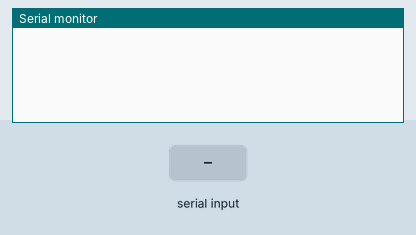
This sketch was run on a simulated ESP32. On the bench: the last lines printed to the serial monitor. The test bench sets the inputs (shaded band). WiFi joins after 1.5 s; servers stay silent unless stated; uploads are accepted with an empty reply.

Above: at 0.8 s.
0.9 s: "1\n" received over Serial
At 4.2 s:
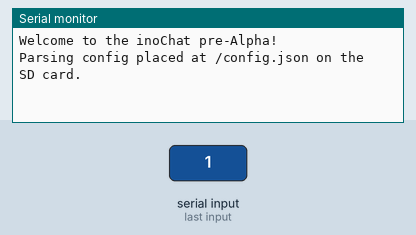
9.4 s: "0\n" received over Serial
At 12.2 s:
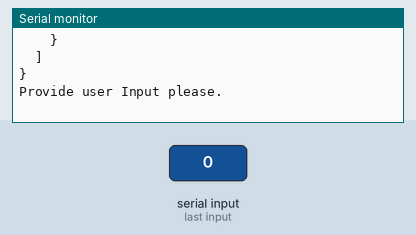
12.4 s: "2\n" received over Serial
At 13.8 s:
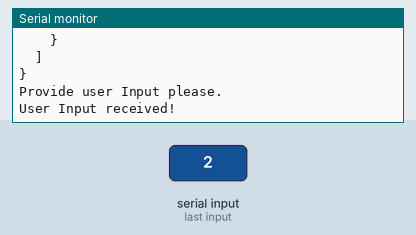

The sketch:

inoChat.ino
```cpp
#include <WiFi.h>
#include <ArduinoJson.h>
#include <ArduinoHttpClient.h>
JsonDocument conf;
JsonDocument request;
JsonDocument user1;
JsonDocument user2;
JsonDocument user3;
JsonDocument user4;
JsonDocument assi1;
JsonDocument assi2;
JsonDocument assi3;
JsonDocument systemPrompts;

String pubHostname;
String pubSsid;
String pubPassword;
String pubOpenAiKey;
String pubGptSystemPrompt;
String pubOpenAIModel;
String assistantIn = "0";

WiFiClient wifi;
HttpClient http = HttpClient(wifi, "http://api.openai.com", 443);

void setup() {
  Serial.begin(9600); //yummy

  String waitForStart = "";
  while(waitForStart == "") {
    waitForStart = Serial.readString();
  }
  delay(1000);
  Serial.println("Welcome to the inoChat pre-Alpha!\nParsing config placed at /config.json on the SD card.");
  delay(2000);


  //temporary
  String jsonConfigData = "{\"hostname\":\"ESP32BK\",\"SSID\":\"COOL!Box\",\"wifiPassword\":\"01892533340\",\"model\":\"gpt-3.5-turbo\",\"openAiKey\":\"insert key here\",\"systemPrompt\":\"You are a Speech recognizing Chat bot. Have a conversation with the user.\"}";

//----------parsing config file------------

  DeserializationError error = deserializeJson(conf, jsonConfigData);
  if (error) {
    Serial.print(F("deserializeJson() failed: "));
    Serial.println(error.c_str());
    return;
  }


  const char* hostname = conf["hostname"];
  const char* ssid = conf["SSID"];
  const char* password = conf["wifiPassword"];
  const char* openAiKey = conf["openAiKey"];
  const char* gptSystemPrompt = conf["systemPrompt"];
  const char* openAIModel = conf["model"];

  pubHostname = hostname;
  pubSsid = ssid;
  pubPassword = password;
  pubOpenAiKey = openAiKey;
  pubGptSystemPrompt = gptSystemPrompt;
  pubOpenAIModel = openAIModel;

//---------end config parsing------------

  //test
  Serial.println("Successfully Parsed JSON config file: \n \n");

  Serial.print("Hostname: ");
  Serial.println(hostname);
  Serial.print("Network SSID: ");
  Serial.println(ssid);
  Serial.print("Network Password: ");
  Serial.println(password);
  Serial.print("OpenApi Api key: ");
  Serial.println(openAiKey);
  Serial.print("GPT system Prompt: ");
  Serial.println(gptSystemPrompt);
  Serial.print("GPT Model: ");
  Serial.println(openAIModel);
  Serial.println("\n\n");


//----------wifi setup and connection------
  Serial.println("\n Setting up WIFI \n");
    WiFi.setHostname(hostname);
    WiFi.mode(WIFI_STA);
    WiFi.begin(ssid, password);
    Serial.println("Connecting");
    while(WiFi.status() != WL_CONNECTED) {
        Serial.print(".");
        delay(100);
     }
    Serial.println("\nConnected and shiii");
//---------------wifi setup end------------
 delay(2000);


}

void loop() {
 //read for user input
  Serial.println("Provide user Input please.");
  String userIn;
  userIn = getUserInput();
  Serial.println("User Input received!");
  delay(500);
  Serial.println("Generating Response....");
  String GPTResponse = getResponse(userIn);
  Serial.println(GPTResponse);
}

String getUserInput() {
  String input = "";
  while(input == "") {
    input = Serial.readString();
  }
  input.replace("\n", "");
  return input;
}

String getResponse(String input) {
//--------convert input into json----------
  String jsonInput = generateJson(input, assistantIn);
  Serial.println("Json generated:");
  delay(500);
  Serial.println(jsonInput);
  assistantIn = "0";

//--------------end conversion-------------
// send httprequest using ArduinohttpClient

  http.beginRequest();
  http.post("/v1/chat/completions");
  http.sendHeader("Content-Type", "application/json");
  String authString = "Bearer " + pubOpenAiKey;
  http.sendHeader("Authorization", authString);

  http.beginBody();
  http.print(jsonInput);
  http.endRequest();

//--------------end request----------------

// receive response using ArduinohttpClient

  int statusCode = http.responseStatusCode();
  String response = http.responseBody();

//---------end reponse receiving-----------
  return response;
  }

//---------start json generation-----------

String generateJson(String userInput, String assistantInput) {

  request.clear();

  if(userInput != "0")  {
    if (!user4.isNull()) {
      backShiftallUser();
      user4["role"] = "user";
      user4["content"] = userInput;
    }
    else {
      user4["role"] = "user";
      user4["content"] = userInput;
      if(user3.isNull()) {
        backshiftUser();
      }
    }
  }


  if (assistantInput != "0"){
    if(!assi3.isNull()){
      backshiftallAssi();
      assi3["role"] = "assistant";
      assi3["content"] = assistantInput;
    }
    else {
      assi3["role"] = "assistant";
      assi3["content"] = assistantInput;
      if(assi2.isNull()) {
        backshiftAssi();
      }
    }
  }

  request["model"] = pubOpenAIModel;
  systemPrompts["role"] = "system";
  systemPrompts["content"] = pubGptSystemPrompt;
  request["messages"].add(systemPrompts);
  if(!user1.isNull()) {request["messages"].add(user1);} //wtf is this code
  if(!assi1.isNull()) {request["messages"].add(assi1);}
  if(!user2.isNull()) {request["messages"].add(user2);}
  if(!assi2.isNull()) {request["messages"].add(assi2);}
  if(!user3.isNull()) {request["messages"].add(user3);}
  if(!assi3.isNull()) {request["messages"].add(assi3);}
  if(!user4.isNull()) {request["messages"].add(user4);}

  String finishedRequest;
  serializeJsonPretty(request, finishedRequest);
  return finishedRequest;
}
void backShiftallUser() {
  user1 = user2;
  user2 = user3;
  user3 = user4;
}
void backshiftUser() { //start backshiftUser
  user3 = user4;
  user4.clear();
  if(user2.isNull()){
    user2 = user3;
    user3.clear();
    if(user1.isNull()) {
      user1 = user2;
      user2.clear(); //i want to combine my head with a wall
    }

  }

}//end backshiftUser

void backshiftallAssi() {
  assi1 = assi2;
  assi2 = assi3;
}
void backshiftAssi() {
  assi2 = assi3;
  assi3.clear();
  if(assi1.isNull()) {
    assi1 = assi2;
    assi2.clear();
  }
}
//---------end json generation-----------
```

Measured:
- after the input at 0.9 s, the serial monitor: prints a new line after 2.0 s (image 1)
- after the input at 9.4 s, the serial monitor: prints a new line after 1.0 s (image 2)
